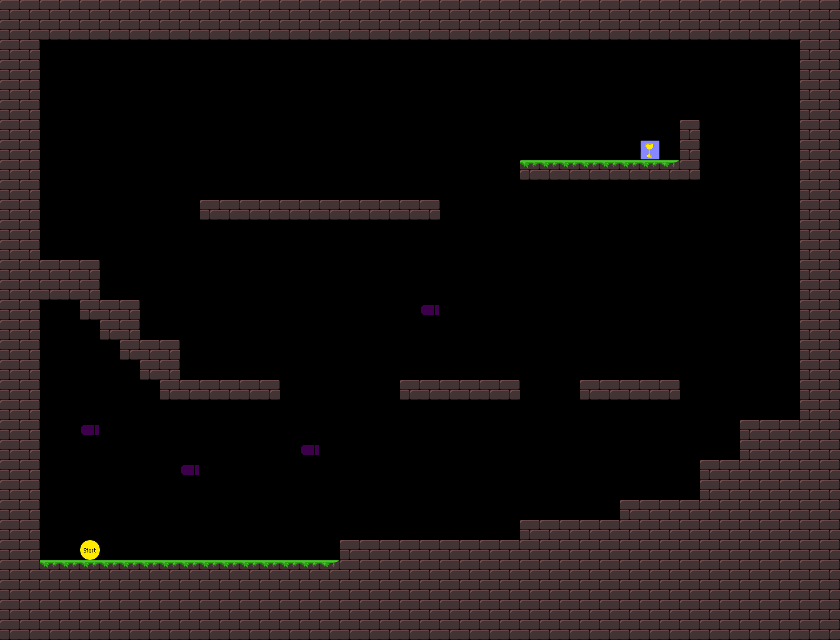

Tiled map render using the project's own tile images. Description and the whole map definition, tile-layer contents included, below:
An orthogonal 42x32 tile map with 20x20 px tiles, 1 tile layer (bg).

<map version="1.0" orientation="orthogonal" width="42" height="32" tilewidth="20" tileheight="20">
 <tileset firstgid="1" name="tiles1_neu_kleiner" tilewidth="20" tileheight="20">
  <image source="tiles1_neu_kleiner.png" width="120" height="240" />
 </tileset>
 <layer name="bg" width="42" height="32">
  <data encoding="csv">
8,8,8,8,8,8,8,8,8,8,8,8,8,8,8,8,8,8,8,8,8,8,8,8,8,8,8,8,8,8,8,8,8,8,8,8,8,8,8,8,8,8,
8,8,8,8,8,8,8,8,8,8,8,8,8,8,8,8,8,8,8,8,8,8,8,8,8,8,8,8,8,8,8,8,8,8,8,8,8,8,8,8,8,8,
8,8,0,0,0,0,0,0,0,0,0,0,0,0,0,0,0,0,0,0,0,0,0,0,0,0,0,0,0,0,0,0,0,0,0,0,0,0,0,0,8,8,
8,8,0,0,0,0,0,0,0,0,0,0,0,0,0,0,0,0,0,0,0,0,0,0,0,0,0,0,0,0,0,0,0,0,0,0,0,0,0,0,8,8,
8,8,0,0,0,0,0,0,0,0,0,0,0,0,0,0,0,0,0,0,0,0,0,0,0,0,0,0,0,0,0,0,0,0,0,0,0,0,0,0,8,8,
8,8,0,0,0,0,0,0,0,0,0,0,0,0,0,0,0,0,0,0,0,0,0,0,0,0,0,0,0,0,0,0,0,0,0,0,0,0,0,0,8,8,
8,8,0,0,0,0,0,0,0,0,0,0,0,0,0,0,0,0,0,0,0,0,0,0,0,0,0,0,0,0,0,0,0,0,8,0,0,0,0,0,8,8,
8,8,0,0,0,0,0,0,0,0,0,0,0,0,0,0,0,0,0,0,0,0,0,0,0,0,0,0,0,0,0,0,48,0,8,0,0,0,0,0,8,8,
8,8,0,0,0,0,0,0,0,0,0,0,0,0,0,0,0,0,0,0,0,0,0,0,0,0,16,29,29,29,29,29,29,30,8,0,0,0,0,0,8,8,
8,8,0,0,0,0,0,0,0,0,0,0,0,0,0,0,0,0,0,0,0,0,0,0,0,0,0,0,0,0,0,0,0,0,0,0,0,0,0,0,8,8,
8,8,0,0,0,0,0,0,0,0,8,8,8,8,8,8,8,8,8,8,8,8,0,0,0,0,0,0,0,0,0,0,0,0,0,0,0,0,0,0,8,8,
8,8,0,0,0,0,0,0,0,0,0,0,0,0,0,0,0,0,0,0,0,0,0,0,0,0,0,0,0,0,0,0,0,0,0,0,0,0,0,0,8,8,
8,8,0,0,0,0,0,0,0,0,0,0,0,0,0,0,0,0,0,0,0,0,0,0,0,0,0,0,0,0,0,0,0,0,0,0,0,0,0,0,8,8,
8,8,8,8,8,0,0,0,0,0,0,0,0,0,0,0,0,0,0,0,0,0,0,0,0,0,0,0,0,0,0,0,0,0,0,0,0,0,0,0,8,8,
8,8,8,8,8,0,0,0,0,0,0,0,0,0,0,0,0,0,0,0,0,0,0,0,0,0,0,0,0,0,0,0,0,0,0,0,0,0,0,0,8,8,
8,8,0,0,8,8,8,0,0,0,0,0,0,0,0,0,0,0,0,0,0,54,0,0,0,0,0,0,0,0,0,0,0,0,0,0,0,0,0,0,8,8,
8,8,0,0,0,8,8,0,0,0,0,0,0,0,0,0,0,0,0,0,0,0,0,0,0,0,0,0,0,0,0,0,0,0,0,0,0,0,0,0,8,8,
8,8,0,0,0,0,8,8,8,0,0,0,0,0,0,0,0,0,0,0,0,0,0,0,0,0,0,0,0,0,0,0,0,0,0,0,0,0,0,0,8,8,
8,8,0,0,0,0,0,8,8,0,0,0,0,0,0,0,0,0,0,0,0,0,0,0,0,0,0,0,0,0,0,0,0,0,0,0,0,0,0,0,8,8,
8,8,0,0,0,0,0,0,8,8,8,8,8,8,0,0,0,0,0,0,8,8,8,8,8,8,0,0,0,8,8,8,8,8,0,0,0,0,0,0,8,8,
8,8,0,0,0,0,0,0,0,0,0,0,0,0,0,0,0,0,0,0,0,0,0,0,0,0,0,0,0,0,0,0,0,0,0,0,0,0,0,0,8,8,
8,8,0,0,54,0,0,0,0,0,0,0,0,0,0,0,0,0,0,0,0,0,0,0,0,0,0,0,0,0,0,0,0,0,0,0,0,8,8,8,8,8,
8,8,0,0,0,0,0,0,0,0,0,0,0,0,0,54,0,0,0,0,0,0,0,0,0,0,0,0,0,0,0,0,0,0,0,0,0,8,8,8,8,8,
8,8,0,0,0,0,0,0,0,54,0,0,0,0,0,0,0,0,0,0,0,0,0,0,0,0,0,0,0,0,0,0,0,0,0,8,8,8,8,8,8,8,
8,8,0,0,0,0,0,0,0,0,0,0,0,0,0,0,0,0,0,0,0,0,0,0,0,0,0,0,0,0,0,0,0,0,0,8,8,8,8,8,8,8,
8,8,0,0,0,0,0,0,0,0,0,0,0,0,0,0,0,0,0,0,0,0,0,0,0,0,0,0,0,0,0,8,8,8,8,8,8,8,8,8,8,8,
8,8,0,0,0,0,0,0,0,0,0,0,0,0,0,0,0,0,0,0,0,0,0,0,0,0,8,8,8,8,8,8,8,8,8,8,8,8,8,8,8,8,
8,8,0,0,47,0,0,0,0,0,0,0,0,0,0,0,0,8,8,8,8,8,8,8,8,8,8,8,8,8,8,8,8,8,8,8,8,8,8,8,8,8,
8,8,29,29,29,29,29,29,29,29,29,29,29,29,29,29,30,8,8,8,8,8,8,8,8,8,8,8,8,8,8,8,8,8,8,8,8,8,8,8,8,8,
8,8,8,8,8,8,8,8,8,8,8,8,8,8,8,8,8,8,8,8,8,8,8,8,8,8,8,8,8,8,8,8,8,8,8,8,8,8,8,8,8,8,
8,8,8,8,8,8,8,8,8,8,8,8,8,8,8,8,8,8,8,8,8,8,8,8,8,8,8,8,8,8,8,8,8,8,8,8,8,8,8,8,8,8,
8,8,8,8,8,8,8,8,8,8,8,8,8,8,8,8,8,8,8,8,8,8,8,8,8,8,8,8,8,8,8,8,8,8,8,8,8,8,8,8,8,8
</data>
 </layer>
</map>
